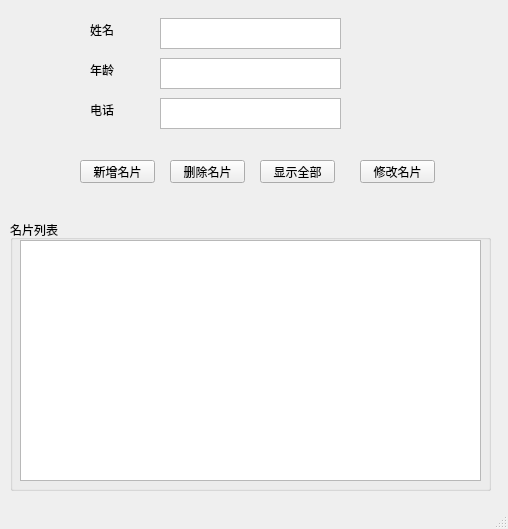
<?xml version="1.0" encoding="UTF-8"?>
<ui version="4.0">
 <class>MainWindow</class>
 <widget class="QMainWindow" name="MainWindow">
  <property name="geometry">
   <rect>
    <x>0</x>
    <y>0</y>
    <width>508</width>
    <height>529</height>
   </rect>
  </property>
  <property name="windowTitle">
   <string>名片管理</string>
  </property>
  <widget class="QWidget" name="centralwidget">
   <widget class="QPushButton" name="pushButton">
    <property name="geometry">
     <rect>
      <x>80</x>
      <y>160</y>
      <width>75</width>
      <height>23</height>
     </rect>
    </property>
    <property name="text">
     <string>新增名片</string>
    </property>
   </widget>
   <widget class="QPushButton" name="pushButton_2">
    <property name="geometry">
     <rect>
      <x>260</x>
      <y>160</y>
      <width>75</width>
      <height>23</height>
     </rect>
    </property>
    <property name="text">
     <string>显示全部</string>
    </property>
   </widget>
   <widget class="QTextEdit" name="textEdit">
    <property name="geometry">
     <rect>
      <x>160</x>
      <y>18</y>
      <width>181</width>
      <height>31</height>
     </rect>
    </property>
   </widget>
   <widget class="QTextEdit" name="textEdit_2">
    <property name="geometry">
     <rect>
      <x>160</x>
      <y>58</y>
      <width>181</width>
      <height>31</height>
     </rect>
    </property>
   </widget>
   <widget class="QTextEdit" name="textEdit_3">
    <property name="geometry">
     <rect>
      <x>160</x>
      <y>98</y>
      <width>181</width>
      <height>31</height>
     </rect>
    </property>
   </widget>
   <widget class="QPushButton" name="deleteCard">
    <property name="geometry">
     <rect>
      <x>170</x>
      <y>160</y>
      <width>75</width>
      <height>23</height>
     </rect>
    </property>
    <property name="text">
     <string>删除名片</string>
    </property>
   </widget>
   <widget class="QLabel" name="label">
    <property name="geometry">
     <rect>
      <x>90</x>
      <y>20</y>
      <width>54</width>
      <height>20</height>
     </rect>
    </property>
    <property name="text">
     <string>姓名</string>
    </property>
   </widget>
   <widget class="QLabel" name="label_2">
    <property name="geometry">
     <rect>
      <x>90</x>
      <y>60</y>
      <width>54</width>
      <height>20</height>
     </rect>
    </property>
    <property name="text">
     <string>年龄</string>
    </property>
   </widget>
   <widget class="QLabel" name="label_3">
    <property name="geometry">
     <rect>
      <x>90</x>
      <y>100</y>
      <width>54</width>
      <height>20</height>
     </rect>
    </property>
    <property name="text">
     <string>电话</string>
    </property>
   </widget>
   <widget class="QGroupBox" name="groupBox">
    <property name="geometry">
     <rect>
      <x>10</x>
      <y>220</y>
      <width>481</width>
      <height>271</height>
     </rect>
    </property>
    <property name="title">
     <string>名片列表</string>
    </property>
    <widget class="QTableWidget" name="tableWidget">
     <property name="geometry">
      <rect>
       <x>10</x>
       <y>20</y>
       <width>461</width>
       <height>241</height>
      </rect>
     </property>
    </widget>
   </widget>
   <widget class="QPushButton" name="pushButton_3">
    <property name="geometry">
     <rect>
      <x>360</x>
      <y>160</y>
      <width>75</width>
      <height>23</height>
     </rect>
    </property>
    <property name="text">
     <string>修改名片</string>
    </property>
   </widget>
  </widget>
  <widget class="QMenuBar" name="menubar">
   <property name="geometry">
    <rect>
     <x>0</x>
     <y>0</y>
     <width>508</width>
     <height>23</height>
    </rect>
   </property>
  </widget>
  <widget class="QStatusBar" name="statusbar"/>
 </widget>
 <resources/>
 <connections/>
</ui>
